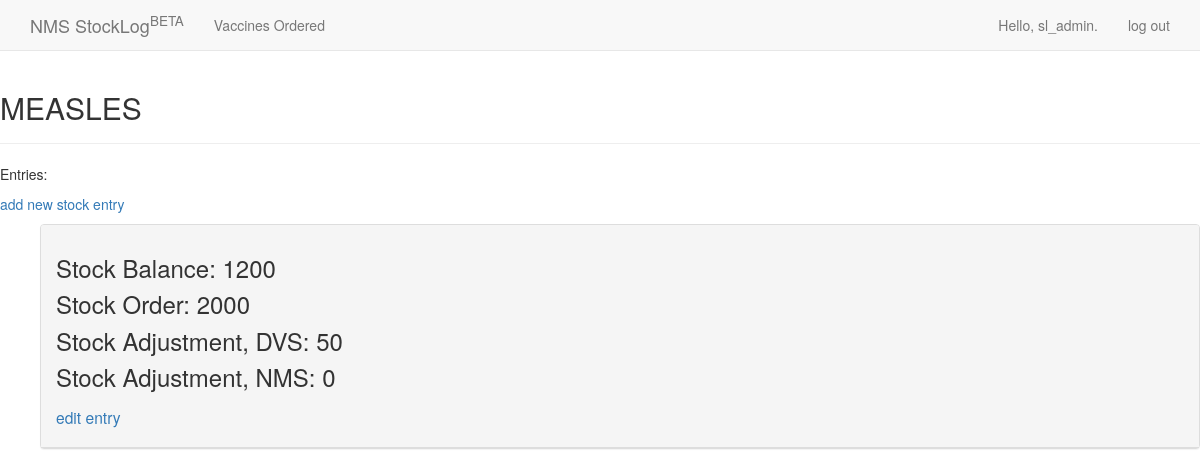
Page /vaccines/3/ (signed in) on the earlier database version.
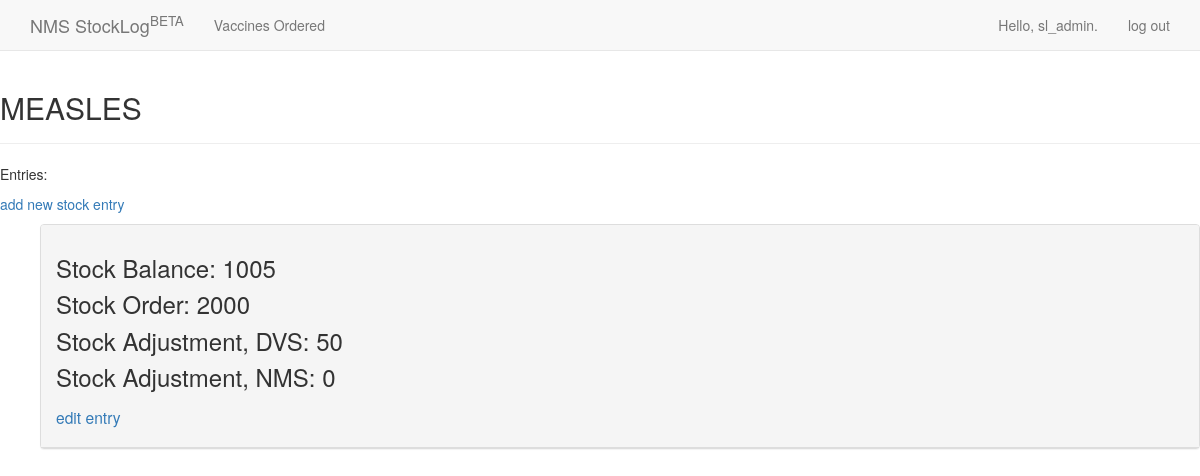
Same page on the later database version.
### sls/models.py (models this page shows, shortened)
class Entry(models.Model):
	vaccine = models.ForeignKey(Vaccine)
	stock_balance = models.IntegerField()
	stock_order = models.IntegerField()
	stock_adjustment_dvs = models.IntegerField()
	stock_adjustment_nms = models.IntegerField(default =0)
	class Meta:
		verbose_name_plural = 'entries'

### sls/views.py (the view)
# urls.py: url(r'^vaccines/(?P<vaccine_id>\d+)/$', views.vaccine, name='vaccine'),
@login_required(login_url='/users/login/')
def vaccine(request, vaccine_id):
	vaccine = Vaccine.objects.get(id=vaccine_id)
	if vaccine.owner != request.user:
		raise Http404
	entries = vaccine.entry_set.order_by('id')
	context = { 'vaccine': vaccine, 'entries': entries}
	return render(request, 'sls/vaccine.html', context)

### sls/models.py (called while the page is built)
	def __unicode__(self):
		return self.vaccine_select

### sls/templates/sls/vaccine.html
{% extends 'sls/base.html' %}
{% block header %}
  <h2>{{ vaccine }}</h2>
{% endblock header %}
{% block content %}
  <p>Entries:</p>
  <p>
  	<a href="{% url 'sls:new_entry' vaccine.id %}">add new stock entry</a>
  </p>
  <ul>
  	{% for entry in entries %}
  	  <div class="panel panel-default">
        <div class="panel-heading">
          <h3>
      	  	<p>Stock Balance: {{ entry.stock_balance }}</p>
      	  	<p>Stock Order: {{ entry.stock_order }}</p>
      	  	<p>Stock Adjustment, DVS: {{ entry.stock_adjustment_dvs }}</p>
      	  	<p>Stock Adjustment, NMS: {{ entry.stock_adjustment_nms }}</p>
  	  	    <small>
  	  		    <a href="{% url 'sls:edit_entry' entry.id %}">edit entry</a>
  	  	    </small>
          </h3>
  	    </div>
      </div>
  	{% empty %}
  	  <li>
  	  	There are no entries for this vaccine yet.
  	  </li>
  	{% endfor %}
  </ul>
{% endblock content %}

Differences in the rows shown:
changed Entry: stock_balance "1200" → "1005"
